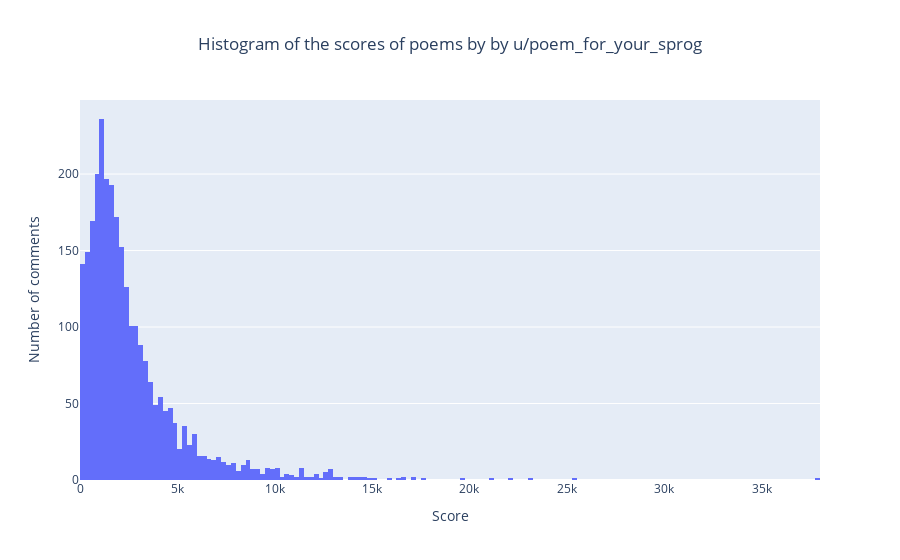

This figure's notebook cell:
### Markdown cell above
# Score & Awards

### Code cell
fig = go.Figure()
fig.add_trace(go.Histogram(x=df['score'],    
       xbins=dict( # bins used for histogram
        size=250,
    )))
fig.update_layout(title='Histogram of the scores of poems by by u/poem_for_your_sprog',
                  title_x=0.5,
                   xaxis_title='Score',
                   yaxis_title='Number of comments')
fig.show()

### Figure 1 — Plotly figure (JSON) as saved in the notebook; plotly's stock layout.template omitted (floating-point values rounded to 4 significant figures; data arrays with more than 128 entries replaced by an {"elided": "..."} marker saying what was removed)
{"data": [{"type": "histogram", "x": {"elided": "2751 int values"}, "xbins": {"size": 250}}], "layout": {"title": {"text": "Histogram of the scores of poems by by u/poem_for_your_sprog", "x": 0.5}, "xaxis": {"title": {"text": "Score"}}, "yaxis": {"title": {"text": "Number of comments"}}}}
